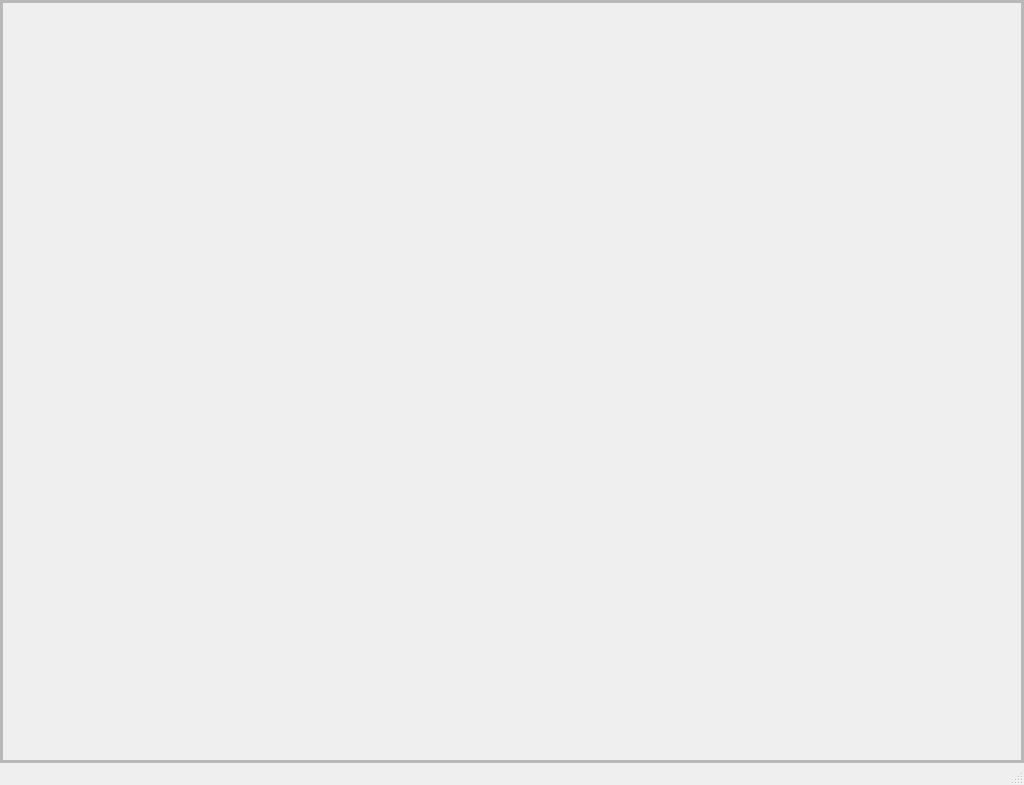
<?xml version="1.0" encoding="UTF-8"?>
<ui version="4.0">
 <class>MainWindow</class>
 <widget class="QMainWindow" name="MainWindow">
  <property name="geometry">
   <rect>
    <x>0</x>
    <y>0</y>
    <width>1024</width>
    <height>785</height>
   </rect>
  </property>
  <property name="windowTitle">
   <string>MainWindow</string>
  </property>
  <widget class="QWidget" name="centralwidget">
   <property name="styleSheet">
    <string notr="true"/>
   </property>
   <layout class="QGridLayout" name="gridLayout">
    <property name="leftMargin">
     <number>0</number>
    </property>
    <property name="topMargin">
     <number>0</number>
    </property>
    <property name="rightMargin">
     <number>0</number>
    </property>
    <property name="bottomMargin">
     <number>0</number>
    </property>
    <property name="spacing">
     <number>0</number>
    </property>
    <item row="0" column="0">
     <widget class="QFrame" name="boxContainer">
      <property name="frameShape">
       <enum>QFrame::StyledPanel</enum>
      </property>
      <property name="frameShadow">
       <enum>QFrame::Raised</enum>
      </property>
      <layout class="QHBoxLayout" name="horizontalLayout">
       <property name="leftMargin">
        <number>0</number>
       </property>
       <property name="topMargin">
        <number>0</number>
       </property>
       <property name="rightMargin">
        <number>0</number>
       </property>
       <property name="bottomMargin">
        <number>0</number>
       </property>
       <item>
        <widget class="QFrame" name="BodyContainer">
         <property name="frameShape">
          <enum>QFrame::StyledPanel</enum>
         </property>
         <property name="frameShadow">
          <enum>QFrame::Raised</enum>
         </property>
         <layout class="QGridLayout" name="gridLayout_2">
          <property name="leftMargin">
           <number>0</number>
          </property>
          <property name="topMargin">
           <number>0</number>
          </property>
          <property name="rightMargin">
           <number>0</number>
          </property>
          <property name="bottomMargin">
           <number>0</number>
          </property>
          <property name="spacing">
           <number>0</number>
          </property>
          <item row="0" column="0">
           <widget class="QStackedWidget" name="stackedWidgetHome">
            <property name="currentIndex">
             <number>2</number>
            </property>
            <widget class="QWidget" name="managerPage">
             <layout class="QGridLayout" name="gridLayout_9">
              <property name="leftMargin">
               <number>0</number>
              </property>
              <property name="topMargin">
               <number>0</number>
              </property>
              <property name="rightMargin">
               <number>0</number>
              </property>
              <property name="bottomMargin">
               <number>0</number>
              </property>
              <property name="spacing">
               <number>0</number>
              </property>
              <item row="0" column="0">
               <widget class="QFrame" name="containerManager">
                <property name="frameShape">
                 <enum>QFrame::StyledPanel</enum>
                </property>
                <property name="frameShadow">
                 <enum>QFrame::Raised</enum>
                </property>
               </widget>
              </item>
             </layout>
            </widget>
            <widget class="QWidget" name="userPage">
             <layout class="QGridLayout" name="gridLayout_8">
              <property name="leftMargin">
               <number>0</number>
              </property>
              <property name="topMargin">
               <number>0</number>
              </property>
              <property name="rightMargin">
               <number>0</number>
              </property>
              <property name="bottomMargin">
               <number>0</number>
              </property>
              <property name="spacing">
               <number>0</number>
              </property>
              <item row="0" column="0">
               <widget class="QFrame" name="containerUser">
                <property name="frameShape">
                 <enum>QFrame::StyledPanel</enum>
                </property>
                <property name="frameShadow">
                 <enum>QFrame::Raised</enum>
                </property>
               </widget>
              </item>
             </layout>
            </widget>
            <widget class="QWidget" name="trashPage">
             <layout class="QGridLayout" name="gridLayout_10">
              <property name="leftMargin">
               <number>0</number>
              </property>
              <property name="topMargin">
               <number>0</number>
              </property>
              <property name="rightMargin">
               <number>0</number>
              </property>
              <property name="bottomMargin">
               <number>0</number>
              </property>
              <property name="spacing">
               <number>0</number>
              </property>
              <item row="0" column="0">
               <widget class="QFrame" name="containerTrashPage">
                <property name="frameShape">
                 <enum>QFrame::StyledPanel</enum>
                </property>
                <property name="frameShadow">
                 <enum>QFrame::Raised</enum>
                </property>
               </widget>
              </item>
             </layout>
            </widget>
           </widget>
          </item>
         </layout>
        </widget>
       </item>
      </layout>
     </widget>
    </item>
   </layout>
  </widget>
  <widget class="QStatusBar" name="statusbar"/>
 </widget>
 <resources>
  <include location="../../resources.qrc"/>
 </resources>
 <connections/>
</ui>
